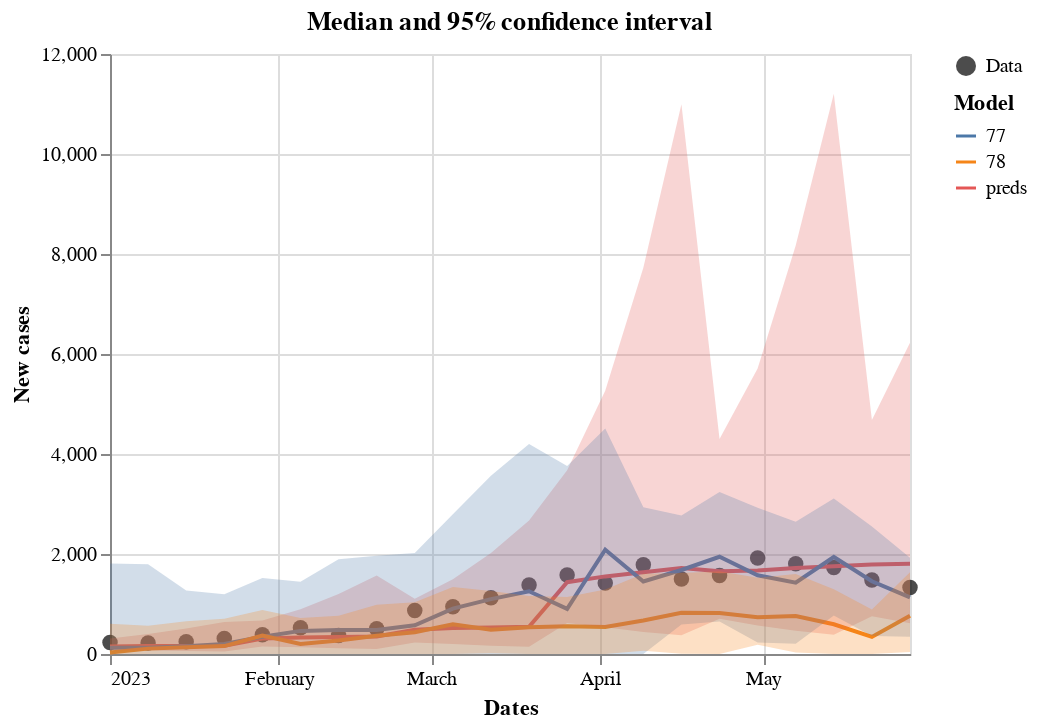

Write notebook code for a chart like this one.
### Code cell
score.plot_predictions()

### Figure 1 — Vega-Lite specification as saved in the notebook (floating-point values rounded to 4 significant figures)
{"config": {"view": {"continuousWidth": 300, "continuousHeight": 300}}, "layer": [{"data": {"name": "data-31ab3405ccd4240dcb0f02c0c71558b5"}, "mark": {"type": "circle", "size": 60}, "encoding": {"color": {"field": "legend", "legend": {"title": null}, "scale": {"range": ["black"]}, "type": "nominal"}, "x": {"field": "dates", "type": "temporal"}, "y": {"field": "casos", "type": "quantitative"}}}, {"data": {"name": "data-ef64e19ca91c48fb9101085891b3e2f1"}, "mark": {"type": "line"}, "encoding": {"color": {"field": "model", "legend": {"title": "Model"}, "type": "nominal"}, "x": {"field": "dates", "title": "Dates", "type": "temporal"}, "y": {"field": "preds", "title": "New cases", "type": "quantitative"}}, "title": "Median and 95% confidence interval"}, {"data": {"name": "data-ef64e19ca91c48fb9101085891b3e2f1"}, "mark": {"type": "area", "opacity": 0.25}, "encoding": {"color": {"field": "model", "legend": null, "type": "nominal"}, "x": {"field": "dates", "type": "temporal"}, "y": {"field": "lower", "type": "quantitative"}, "y2": {"field": "upper"}}, "title": "Median and 95% confidence interval"}, {"data": {"name": "data-ef64e19ca91c48fb9101085891b3e2f1"}, "mark": {"type": "point"}, "encoding": {"color": {"field": "model", "legend": null, "type": "nominal"}, "opacity": {"condition": {"param": "param_5", "value": 1, "empty": false}, "value": 0}, "x": {"field": "dates", "title": "Dates", "type": "temporal"}, "y": {"field": "preds", "title": "New cases", "type": "quantitative"}}, "title": "Median and 95% confidence interval"}, {"data": {"name": "data-3003528ff63cc0cd8f70d4efa1b6d02d"}, "mark": {"type": "rule", "color": "gray"}, "encoding": {"opacity": {"condition": {"param": "param_5", "value": 0.3, "empty": false}, "value": 0}, "tooltip": [{"field": "dates", "title": "Date", "type": "temporal"}, {"field": "preds", "format": ".0f", "type": "quantitative"}, {"field": "77", "format": ".0f", "type": "quantitative"}, {"field": "78", "format": ".0f", "type": "quantitative"}, {"field": "cases", "format": ".0f", "type": "quantitative"}], "x": {"field": "dates", "type": "temporal"}}, "name": "view_5", "transform": [{"pivot": "model", "value": "preds", "groupby": ["dates"]}]}], "height": 300, "params": [{"name": "param_5", "select": {"type": "point", "fields": ["dates"], "nearest": true, "on": "pointerover"}, "views": ["view_5"]}], "resolve": {"scale": {"color": "independent"}}, "width": 400, "$schema": "https://vega.github.io/schema/vega-lite/v5.17.0.json", "datasets": {"data-31ab3405ccd4240dcb0f02c0c71558b5": [{"dates": "2023-01-01T00:00:00", "casos": 230.0, "legend": "Data"}, {"dates": "2023-01-08T00:00:00", "casos": 218.0, "legend": "Data"}, {"dates": "2023-01-15T00:00:00", "casos": 246.0, "legend": "Data"}, {"dates": "2023-01-22T00:00:00", "casos": 312.0, "legend": "Data"}, {"dates": "2023-01-29T00:00:00", "casos": 383.0, "legend": "Data"}, {"dates": "2023-02-05T00:00:00", "casos": 525.0, "legend": "Data"}, {"dates": "2023-02-12T00:00:00", "casos": 372.0, "legend": "Data"}, {"dates": "2023-02-19T00:00:00", "casos": 507.0, "legend": "Data"}, {"dates": "2023-02-26T00:00:00", "casos": 870.0, "legend": "Data"}, {"dates": "2023-03-05T00:00:00", "casos": 945.0, "legend": "Data"}, {"dates": "2023-03-12T00:00:00", "casos": 1125.0, "legend": "Data"}, {"dates": "2023-03-19T00:00:00", "casos": 1382.0, "legend": "Data"}, {"dates": "2023-03-26T00:00:00", "casos": 1580.0, "legend": "Data"}, {"dates": "2023-04-02T00:00:00", "casos": 1420.0, "legend": "Data"}, {"dates": "2023-04-09T00:00:00", "casos": 1783.0, "legend": "Data"}, {"dates": "2023-04-16T00:00:00", "casos": 1502.0, "legend": "Data"}, {"dates": "2023-04-23T00:00:00", "casos": 1572.0, "legend": "Data"}, {"dates": "2023-04-30T00:00:00", "casos": 1919.0, "legend": "Data"}, {"dates": "2023-05-07T00:00:00", "casos": 1807.0, "legend": "Data"}, {"dates": "2023-05-14T00:00:00", "casos": 1731.0, "legend": "Data"}, {"dates": "2023-05-21T00:00:00", "casos": 1479.0, "legend": "Data"}, {"dates": "2023-05-28T00:00:00", "casos": 1328.0, "legend": "Data"}], "data-ef64e19ca91c48fb9101085891b3e2f1": [{"dates": "2023-01-01T00:00:00", "preds": 151.8, "lower": 78.8, "upper": 309.0, "data": 230.0, "model": "preds", "adm_2": null, "adm_1": null, "adm_0": null}, {"dates": "2023-01-08T00:00:00", "preds": 159.7, "lower": 69.93, "upper": 399.4, "data": 218.0, "model": "preds", "adm_2": null, "adm_1": null, "adm_0": null}, {"dates": "2023-01-15T00:00:00", "preds": 161.1, "lower": 58.62, "upper": 509.0, "data": 246.0, "model": "preds", "adm_2": null, "adm_1": null, "adm_0": null}, {"dates": "2023-01-22T00:00:00", "preds": 164.1, "lower": 50.91, "upper": 640.3, "data": 312.0, "model": "preds", "adm_2": null, "adm_1": null, "adm_0": null}, {"dates": "2023-01-29T00:00:00", "preds": 309.4, "lower": 152.1, "upper": 672.2, "data": 383.0, "model": "preds", "adm_2": null, "adm_1": null, "adm_0": null}, {"dates": "2023-02-05T00:00:00", "preds": 328.3, "lower": 134.1, "upper": 895.4, "data": 525.0, "model": "preds", "adm_2": null, "adm_1": null, "adm_0": null}, {"dates": "2023-02-12T00:00:00", "preds": 338.4, "lower": 112.8, "upper": 1198.0, "data": 372.0, "model": "preds", "adm_2": null, "adm_1": null, "adm_0": null}, {"dates": "2023-02-19T00:00:00", "preds": 349.5, "lower": 97.91, "upper": 1569.0, "data": 507.0, "model": "preds", "adm_2": null, "adm_1": null, "adm_0": null}, {"dates": "2023-02-26T00:00:00", "preds": 486.6, "lower": 230.6, "upper": 1105.0, "data": 870.0, "model": "preds", "adm_2": null, "adm_1": null, "adm_0": null}, {"dates": "2023-03-05T00:00:00", "preds": 517.7, "lower": 201.9, "upper": 1496.0, "data": 945.0, "model": "preds", "adm_2": null, "adm_1": null, "adm_0": null}, {"dates": "2023-03-12T00:00:00", "preds": 529.5, "lower": 167.2, "upper": 2018.0, "data": 1125.0, "model": "preds", "adm_2": null, "adm_1": null, "adm_0": null}, {"dates": "2023-03-19T00:00:00", "preds": 545.1, "lower": 143.4, "upper": 2672.0, "data": 1382.0, "model": "preds", "adm_2": null, "adm_1": null, "adm_0": null}, {"dates": "2023-03-26T00:00:00", "preds": 1437.0, "lower": 617.7, "upper": 3675.0, "data": 1580.0, "model": "preds", "adm_2": null, "adm_1": null, "adm_0": null}, {"dates": "2023-04-02T00:00:00", "preds": 1552.0, "lower": 534.7, "upper": 5267.0, "data": 1420.0, "model": "preds", "adm_2": null, "adm_1": null, "adm_0": null}, {"dates": "2023-04-09T00:00:00", "preds": 1636.0, "lower": 442.1, "upper": 7725.0, "data": 1783.0, "model": "preds", "adm_2": null, "adm_1": null, "adm_0": null}, {"dates": "2023-04-16T00:00:00", "preds": 1719.0, "lower": 376.9, "upper": 11000.0, "data": 1502.0, "model": "preds", "adm_2": null, "adm_1": null, "adm_0": null}, {"dates": "2023-04-23T00:00:00", "preds": 1657.0, "lower": 704.2, "upper": 4298.0, "data": 1572.0, "model": "preds", "adm_2": null, "adm_1": null, "adm_0": null}, {"dates": "2023-04-30T00:00:00", "preds": 1670.0, "lower": 571.9, "upper": 5709.0, "data": 1919.0, "model": "preds", "adm_2": null, "adm_1": null, "adm_0": null}, {"dates": "2023-05-07T00:00:00", "preds": 1722.0, "lower": 463.4, "upper": 8172.0, "data": 1807.0, "model": "preds", "adm_2": null, "adm_1": null, "adm_0": null}, {"dates": "2023-05-14T00:00:00", "preds": 1754.0, "lower": 384.9, "upper": 11210.0, "data": 1731.0, "model": "preds", "adm_2": null, "adm_1": null, "adm_0": null}, {"dates": "2023-05-21T00:00:00", "preds": 1792.0, "lower": 757.4, "upper": 4680.0, "data": 1479.0, "model": "preds", "adm_2": null, "adm_1": null, "adm_0": null}, {"dates": "2023-05-28T00:00:00", "preds": 1805.0, "lower": 614.0, "upper": 6225.0, "data": 1328.0, "model": "preds", "adm_2": null, "adm_1": null, "adm_0": null}, {"dates": "2023-01-01T00:00:00", "preds": 124.7, "lower": 0.0, "upper": 1810.0, "data": null, "model": "77", "adm_2": 3305000.0, "adm_1": "RJ", "adm_0": "BR"}, {"dates": "2023-01-08T00:00:00", "preds": 127.2, "lower": 0.0, "upper": 1794.0, "data": null, "model": "77", "adm_2": 3305000.0, "adm_1": "RJ", "adm_0": "BR"}, {"dates": "2023-01-15T00:00:00", "preds": 155.2, "lower": 0.0, "upper": 1269.0, "data": null, "model": "77", "adm_2": 3305000.0, "adm_1": "RJ", "adm_0": "BR"}, {"dates": "2023-01-22T00:00:00", "preds": 198.8, "lower": 0.0, "upper": 1195.0, "data": null, "model": "77", "adm_2": 3305000.0, "adm_1": "RJ", "adm_0": "BR"}, {"dates": "2023-01-29T00:00:00", "preds": 345.3, "lower": 0.0, "upper": 1518.0, "data": null, "model": "77", "adm_2": 3305000.0, "adm_1": "RJ", "adm_0": "BR"}, {"dates": "2023-02-05T00:00:00", "preds": 462.3, "lower": 0.0, "upper": 1445.0, "data": null, "model": "77", "adm_2": 3305000.0, "adm_1": "RJ", "adm_0": "BR"}, {"dates": "2023-02-12T00:00:00", "preds": 481.6, "lower": 0.0, "upper": 1894.0, "data": null, "model": "77", "adm_2": 3305000.0, "adm_1": "RJ", "adm_0": "BR"}, {"dates": "2023-02-19T00:00:00", "preds": 481.6, "lower": 0.0, "upper": 1966.0, "data": null, "model": "77", "adm_2": 3305000.0, "adm_1": "RJ", "adm_0": "BR"}, {"dates": "2023-02-26T00:00:00", "preds": 574.3, "lower": 0.0, "upper": 2020.0, "data": null, "model": "77", "adm_2": 3305000.0, "adm_1": "RJ", "adm_0": "BR"}, {"dates": "2023-03-05T00:00:00", "preds": 908.6, "lower": 0.0, "upper": 2794.0, "data": null, "model": "77", "adm_2": 3305000.0, "adm_1": "RJ", "adm_0": "BR"}, {"dates": "2023-03-12T00:00:00", "preds": 1098.0, "lower": 0.0, "upper": 3565.0, "data": null, "model": "77", "adm_2": 3305000.0, "adm_1": "RJ", "adm_0": "BR"}, {"dates": "2023-03-19T00:00:00", "preds": 1255.0, "lower": 0.0, "upper": 4202.0, "data": null, "model": "77", "adm_2": 3305000.0, "adm_1": "RJ", "adm_0": "BR"}, {"dates": "2023-03-26T00:00:00", "preds": 903.3, "lower": 0.0, "upper": 3761.0, "data": null, "model": "77", "adm_2": 3305000.0, "adm_1": "RJ", "adm_0": "BR"}, {"dates": "2023-04-02T00:00:00", "preds": 2085.0, "lower": 0.0, "upper": 4512.0, "data": null, "model": "77", "adm_2": 3305000.0, "adm_1": "RJ", "adm_0": "BR"}, {"dates": "2023-04-09T00:00:00", "preds": 1451.0, "lower": 0.0, "upper": 2937.0, "data": null, "model": "77", "adm_2": 3305000.0, "adm_1": "RJ", "adm_0": "BR"}, {"dates": "2023-04-16T00:00:00", "preds": 1680.0, "lower": 591.8, "upper": 2768.0, "data": null, "model": "77", "adm_2": 3305000.0, "adm_1": "RJ", "adm_0": "BR"}, {"dates": "2023-04-23T00:00:00", "preds": 1944.0, "lower": 650.1, "upper": 3239.0, "data": null, "model": "77", "adm_2": 3305000.0, "adm_1": "RJ", "adm_0": "BR"}, {"dates": "2023-04-30T00:00:00", "preds": 1575.0, "lower": 227.6, "upper": 2923.0, "data": null, "model": "77", "adm_2": 3305000.0, "adm_1": "RJ", "adm_0": "BR"}, {"dates": "2023-05-07T00:00:00", "preds": 1426.0, "lower": 206.8, "upper": 2646.0, "data": null, "model": "77", "adm_2": 3305000.0, "adm_1": "RJ", "adm_0": "BR"}, {"dates": "2023-05-14T00:00:00", "preds": 1940.0, "lower": 769.2, "upper": 3110.0, "data": null, "model": "77", "adm_2": 3305000.0, "adm_1": "RJ", "adm_0": "BR"}, {"dates": "2023-05-21T00:00:00", "preds": 1454.0, "lower": 359.8, "upper": 2549.0, "data": null, "model": "77", "adm_2": 3305000.0, "adm_1": "RJ", "adm_0": "BR"}, {"dates": "2023-05-28T00:00:00", "preds": 1134.0, "lower": 343.1, "upper": 1925.0, "data": null, "model": "77", "adm_2": 3305000.0, "adm_1": "RJ", "adm_0": "BR"}, {"dates": "2023-01-01T00:00:00", "preds": 28.92, "lower": 0.0, "upper": 602.8, "data": null, "model": "78", "adm_2": 3305000.0, "adm_1": "RJ", "adm_0": "BR"}, {"dates": "2023-01-08T00:00:00", "preds": 107.6, "lower": 0.0, "upper": 566.5, "data": null, "model": "78", "adm_2": 3305000.0, "adm_1": "RJ", "adm_0": "BR"}, {"dates": "2023-01-15T00:00:00", "preds": 136.0, "lower": 0.0, "upper": 654.7, "data": null, "model": "78", "adm_2": 3305000.0, "adm_1": "RJ", "adm_0": "BR"}, {"dates": "2023-01-22T00:00:00", "preds": 157.6, "lower": 0.0, "upper": 703.7, "data": null, "model": "78", "adm_2": 3305000.0, "adm_1": "RJ", "adm_0": "BR"}, {"dates": "2023-01-29T00:00:00", "preds": 370.8, "lower": 0.0, "upper": 879.5, "data": null, "model": "78", "adm_2": 3305000.0, "adm_1": "RJ", "adm_0": "BR"}, {"dates": "2023-02-05T00:00:00", "preds": 200.7, "lower": 0.0, "upper": 720.3, "data": null, "model": "78", "adm_2": 3305000.0, "adm_1": "RJ", "adm_0": "BR"}, {"dates": "2023-02-12T00:00:00", "preds": 270.5, "lower": 0.0, "upper": 766.1, "data": null, "model": "78", "adm_2": 3305000.0, "adm_1": "RJ", "adm_0": "BR"}, {"dates": "2023-02-19T00:00:00", "preds": 366.0, "lower": 0.0, "upper": 984.1, "data": null, "model": "78", "adm_2": 3305000.0, "adm_1": "RJ", "adm_0": "BR"}, {"dates": "2023-02-26T00:00:00", "preds": 434.2, "lower": 0.0, "upper": 1036.0, "data": null, "model": "78", "adm_2": 3305000.0, "adm_1": "RJ", "adm_0": "BR"}, {"dates": "2023-03-05T00:00:00", "preds": 593.1, "lower": 0.0, "upper": 1340.0, "data": null, "model": "78", "adm_2": 3305000.0, "adm_1": "RJ", "adm_0": "BR"}, {"dates": "2023-03-12T00:00:00", "preds": 486.8, "lower": 13.18, "upper": 1258.0, "data": null, "model": "78", "adm_2": 3305000.0, "adm_1": "RJ", "adm_0": "BR"}, {"dates": "2023-03-19T00:00:00", "preds": 534.4, "lower": 0.0, "upper": 1161.0, "data": null, "model": "78", "adm_2": 3305000.0, "adm_1": "RJ", "adm_0": "BR"}, {"dates": "2023-03-26T00:00:00", "preds": 555.0, "lower": 0.0, "upper": 1139.0, "data": null, "model": "78", "adm_2": 3305000.0, "adm_1": "RJ", "adm_0": "BR"}, {"dates": "2023-04-02T00:00:00", "preds": 540.6, "lower": 0.0, "upper": 1291.0, "data": null, "model": "78", "adm_2": 3305000.0, "adm_1": "RJ", "adm_0": "BR"}, {"dates": "2023-04-09T00:00:00", "preds": 670.6, "lower": 63.09, "upper": 1603.0, "data": null, "model": "78", "adm_2": 3305000.0, "adm_1": "RJ", "adm_0": "BR"}, {"dates": "2023-04-16T00:00:00", "preds": 823.2, "lower": 5.392, "upper": 1619.0, "data": null, "model": "78", "adm_2": 3305000.0, "adm_1": "RJ", "adm_0": "BR"}, {"dates": "2023-04-23T00:00:00", "preds": 821.3, "lower": 0.0, "upper": 1657.0, "data": null, "model": "78", "adm_2": 3305000.0, "adm_1": "RJ", "adm_0": "BR"}, {"dates": "2023-04-30T00:00:00", "preds": 736.0, "lower": 186.1, "upper": 1523.0, "data": null, "model": "78", "adm_2": 3305000.0, "adm_1": "RJ", "adm_0": "BR"}, {"dates": "2023-05-07T00:00:00", "preds": 760.4, "lower": 31.67, "upper": 1602.0, "data": null, "model": "78", "adm_2": 3305000.0, "adm_1": "RJ", "adm_0": "BR"}, {"dates": "2023-05-14T00:00:00", "preds": 593.9, "lower": 0.0, "upper": 1294.0, "data": null, "model": "78", "adm_2": 3305000.0, "adm_1": "RJ", "adm_0": "BR"}, {"dates": "2023-05-21T00:00:00", "preds": 341.6, "lower": 0.0, "upper": 890.2, "data": null, "model": "78", "adm_2": 3305000.0, "adm_1": "RJ", "adm_0": "BR"}, {"dates": "2023-05-28T00:00:00", "preds": 766.2, "lower": 41.88, "upper": 1633.0, "data": null, "model": "78", "adm_2": 3305000.0, "adm_1": "RJ", "adm_0": "BR"}], "data-3003528ff63cc0cd8f70d4efa1b6d02d": [{"dates": "2023-01-01T00:00:00", "preds": 151.8, "lower": 78.8, "upper": 309.0, "data": 230.0, "model": "preds", "adm_2": null, "adm_1": null, "adm_0": null, "legend": null}, {"dates": "2023-01-08T00:00:00", "preds": 159.7, "lower": 69.93, "upper": 399.4, "data": 218.0, "model": "preds", "adm_2": null, "adm_1": null, "adm_0": null, "legend": null}, {"dates": "2023-01-15T00:00:00", "preds": 161.1, "lower": 58.62, "upper": 509.0, "data": 246.0, "model": "preds", "adm_2": null, "adm_1": null, "adm_0": null, "legend": null}, {"dates": "2023-01-22T00:00:00", "preds": 164.1, "lower": 50.91, "upper": 640.3, "data": 312.0, "model": "preds", "adm_2": null, "adm_1": null, "adm_0": null, "legend": null}, {"dates": "2023-01-29T00:00:00", "preds": 309.4, "lower": 152.1, "upper": 672.2, "data": 383.0, "model": "preds", "adm_2": null, "adm_1": null, "adm_0": null, "legend": null}, {"dates": "2023-02-05T00:00:00", "preds": 328.3, "lower": 134.1, "upper": 895.4, "data": 525.0, "model": "preds", "adm_2": null, "adm_1": null, "adm_0": null, "legend": null}, {"dates": "2023-02-12T00:00:00", "preds": 338.4, "lower": 112.8, "upper": 1198.0, "data": 372.0, "model": "preds", "adm_2": null, "adm_1": null, "adm_0": null, "legend": null}, {"dates": "2023-02-19T00:00:00", "preds": 349.5, "lower": 97.91, "upper": 1569.0, "data": 507.0, "model": "preds", "adm_2": null, "adm_1": null, "adm_0": null, "legend": null}, {"dates": "2023-02-26T00:00:00", "preds": 486.6, "lower": 230.6, "upper": 1105.0, "data": 870.0, "model": "preds", "adm_2": null, "adm_1": null, "adm_0": null, "legend": null}, {"dates": "2023-03-05T00:00:00", "preds": 517.7, "lower": 201.9, "upper": 1496.0, "data": 945.0, "model": "preds", "adm_2": null, "adm_1": null, "adm_0": null, "legend": null}, {"dates": "2023-03-12T00:00:00", "preds": 529.5, "lower": 167.2, "upper": 2018.0, "data": 1125.0, "model": "preds", "adm_2": null, "adm_1": null, "adm_0": null, "legend": null}, {"dates": "2023-03-19T00:00:00", "preds": 545.1, "lower": 143.4, "upper": 2672.0, "data": 1382.0, "model": "preds", "adm_2": null, "adm_1": null, "adm_0": null, "legend": null}, {"dates": "2023-03-26T00:00:00", "preds": 1437.0, "lower": 617.7, "upper": 3675.0, "data": 1580.0, "model": "preds", "adm_2": null, "adm_1": null, "adm_0": null, "legend": null}, {"dates": "2023-04-02T00:00:00", "preds": 1552.0, "lower": 534.7, "upper": 5267.0, "data": 1420.0, "model": "preds", "adm_2": null, "adm_1": null, "adm_0": null, "legend": null}, {"dates": "2023-04-09T00:00:00", "preds": 1636.0, "lower": 442.1, "upper": 7725.0, "data": 1783.0, "model": "preds", "adm_2": null, "adm_1": null, "adm_0": null, "legend": null}, {"dates": "2023-04-16T00:00:00", "preds": 1719.0, "lower": 376.9, "upper": 11000.0, "data": 1502.0, "model": "preds", "adm_2": null, "adm_1": null, "adm_0": null, "legend": null}, {"dates": "2023-04-23T00:00:00", "preds": 1657.0, "lower": 704.2, "upper": 4298.0, "data": 1572.0, "model": "preds", "adm_2": null, "adm_1": null, "adm_0": null, "legend": null}, {"dates": "2023-04-30T00:00:00", "preds": 1670.0, "lower": 571.9, "upper": 5709.0, "data": 1919.0, "model": "preds", "adm_2": null, "adm_1": null, "adm_0": null, "legend": null}, {"dates": "2023-05-07T00:00:00", "preds": 1722.0, "lower": 463.4, "upper": 8172.0, "data": 1807.0, "model": "preds", "adm_2": null, "adm_1": null, "adm_0": null, "legend": null}, {"dates": "2023-05-14T00:00:00", "preds": 1754.0, "lower": 384.9, "upper": 11210.0, "data": 1731.0, "model": "preds", "adm_2": null, "adm_1": null, "adm_0": null, "legend": null}, {"dates": "2023-05-21T00:00:00", "preds": 1792.0, "lower": 757.4, "upper": 4680.0, "data": 1479.0, "model": "preds", "adm_2": null, "adm_1": null, "adm_0": null, "legend": null}, {"dates": "2023-05-28T00:00:00", "preds": 1805.0, "lower": 614.0, "upper": 6225.0, "data": 1328.0, "model": "preds", "adm_2": null, "adm_1": null, "adm_0": null, "legend": null}, {"dates": "2023-01-01T00:00:00", "preds": 124.7, "lower": 0.0, "upper": 1810.0, "data": null, "model": "77", "adm_2": 3305000.0, "adm_1": "RJ", "adm_0": "BR", "legend": null}, {"dates": "2023-01-08T00:00:00", "preds": 127.2, "lower": 0.0, "upper": 1794.0, "data": null, "model": "77", "adm_2": 3305000.0, "adm_1": "RJ", "adm_0": "BR", "legend": null}, {"dates": "2023-01-15T00:00:00", "preds": 155.2, "lower": 0.0, "upper": 1269.0, "data": null, "model": "77", "adm_2": 3305000.0, "adm_1": "RJ", "adm_0": "BR", "legend": null}, {"dates": "2023-01-22T00:00:00", "preds": 198.8, "lower": 0.0, "upper": 1195.0, "data": null, "model": "77", "adm_2": 3305000.0, "adm_1": "RJ", "adm_0": "BR", "legend": null}, {"dates": "2023-01-29T00:00:00", "preds": 345.3, "lower": 0.0, "upper": 1518.0, "data": null, "model": "77", "adm_2": 3305000.0, "adm_1": "RJ", "adm_0": "BR", "legend": null}, {"dates": "2023-02-05T00:00:00", "preds": 462.3, "lower": 0.0, "upper": 1445.0, "data": null, "model": "77", "adm_2": 3305000.0, "adm_1": "RJ", "adm_0": "BR", "legend": null}, {"dates": "2023-02-12T00:00:00", "preds": 481.6, "lower": 0.0, "upper": 1894.0, "data": null, "model": "77", "adm_2": 3305000.0, "adm_1": "RJ", "adm_0": "BR", "legend": null}, {"dates": "2023-02-19T00:00:00", "preds": 481.6, "lower": 0.0, "upper": 1966.0, "data": null, "model": "77", "adm_2": 3305000.0, "adm_1": "RJ", "adm_0": "BR", "legend": null}, {"dates": "2023-02-26T00:00:00", "preds": 574.3, "lower": 0.0, "upper": 2020.0, "data": null, "model": "77", "adm_2": 3305000.0, "adm_1": "RJ", "adm_0": "BR", "legend": null}, {"dates": "2023-03-05T00:00:00", "preds": 908.6, "lower": 0.0, "upper": 2794.0, "data": null, "model": "77", "adm_2": 3305000.0, "adm_1": "RJ", "adm_0": "BR", "legend": null}, {"dates": "2023-03-12T00:00:00", "preds": 1098.0, "lower": 0.0, "upper": 3565.0, "data": null, "model": "77", "adm_2": 3305000.0, "adm_1": "RJ", "adm_0": "BR", "legend": null}, {"dates": "2023-03-19T00:00:00", "preds": 1255.0, "lower": 0.0, "upper": 4202.0, "data": null, "model": "77", "adm_2": 3305000.0, "adm_1": "RJ", "adm_0": "BR", "legend": null}, {"dates": "2023-03-26T00:00:00", "preds": 903.3, "lower": 0.0, "upper": 3761.0, "data": null, "model": "77", "adm_2": 3305000.0, "adm_1": "RJ", "adm_0": "BR", "legend": null}, {"dates": "2023-04-02T00:00:00", "preds": 2085.0, "lower": 0.0, "upper": 4512.0, "data": null, "model": "77", "adm_2": 3305000.0, "adm_1": "RJ", "adm_0": "BR", "legend": null}, {"dates": "2023-04-09T00:00:00", "preds": 1451.0, "lower": 0.0, "upper": 2937.0, "data": null, "model": "77", "adm_2": 3305000.0, "adm_1": "RJ", "adm_0": "BR", "legend": null}, {"dates": "2023-04-16T00:00:00", "preds": 1680.0, "lower": 591.8, "upper": 2768.0, "data": null, "model": "77", "adm_2": 3305000.0, "adm_1": "RJ", "adm_0": "BR", "legend": null}, {"dates": "2023-04-23T00:00:00", "preds": 1944.0, "lower": 650.1, "upper": 3239.0, "data": null, "model": "77", "adm_2": 3305000.0, "adm_1": "RJ", "adm_0": "BR", "legend": null}, {"dates": "2023-04-30T00:00:00", "preds": 1575.0, "lower": 227.6, "upper": 2923.0, "data": null, "model": "77", "adm_2": 3305000.0, "adm_1": "RJ", "adm_0": "BR", "legend": null}, {"dates": "2023-05-07T00:00:00", "preds": 1426.0, "lower": 206.8, "upper": 2646.0, "data": null, "model": "77", "adm_2": 3305000.0, "adm_1": "RJ", "adm_0": "BR", "legend": null}, {"dates": "2023-05-14T00:00:00", "preds": 1940.0, "lower": 769.2, "upper": 3110.0, "data": null, "model": "77", "adm_2": 3305000.0, "adm_1": "RJ", "adm_0": "BR", "legend": null}, {"dates": "2023-05-21T00:00:00", "preds": 1454.0, "lower": 359.8, "upper": 2549.0, "data": null, "model": "77", "adm_2": 3305000.0, "adm_1": "RJ", "adm_0": "BR", "legend": null}, {"dates": "2023-05-28T00:00:00", "preds": 1134.0, "lower": 343.1, "upper": 1925.0, "data": null, "model": "77", "adm_2": 3305000.0, "adm_1": "RJ", "adm_0": "BR", "legend": null}, {"dates": "2023-01-01T00:00:00", "preds": 28.92, "lower": 0.0, "upper": 602.8, "data": null, "model": "78", "adm_2": 3305000.0, "adm_1": "RJ", "adm_0": "BR", "legend": null}, {"dates": "2023-01-08T00:00:00", "preds": 107.6, "lower": 0.0, "upper": 566.5, "data": null, "model": "78", "adm_2": 3305000.0, "adm_1": "RJ", "adm_0": "BR", "legend": null}, {"dates": "2023-01-15T00:00:00", "preds": 136.0, "lower": 0.0, "upper": 654.7, "data": null, "model": "78", "adm_2": 3305000.0, "adm_1": "RJ", "adm_0": "BR", "legend": null}, {"dates": "2023-01-22T00:00:00", "preds": 157.6, "lower": 0.0, "upper": 703.7, "data": null, "model": "78", "adm_2": 3305000.0, "adm_1": "RJ", "adm_0": "BR", "legend": null}, {"dates": "2023-01-29T00:00:00", "preds": 370.8, "lower": 0.0, "upper": 879.5, "data": null, "model": "78", "adm_2": 3305000.0, "adm_1": "RJ", "adm_0": "BR", "legend": null}, {"dates": "2023-02-05T00:00:00", "preds": 200.7, "lower": 0.0, "upper": 720.3, "data": null, "model": "78", "adm_2": 3305000.0, "adm_1": "RJ", "adm_0": "BR", "legend": null}, {"dates": "2023-02-12T00:00:00", "preds": 270.5, "lower": 0.0, "upper": 766.1, "data": null, "model": "78", "adm_2": 3305000.0, "adm_1": "RJ", "adm_0": "BR", "legend": null}, {"dates": "2023-02-19T00:00:00", "preds": 366.0, "lower": 0.0, "upper": 984.1, "data": null, "model": "78", "adm_2": 3305000.0, "adm_1": "RJ", "adm_0": "BR", "legend": null}, {"dates": "2023-02-26T00:00:00", "preds": 434.2, "lower": 0.0, "upper": 1036.0, "data": null, "model": "78", "adm_2": 3305000.0, "adm_1": "RJ", "adm_0": "BR", "legend": null}, {"dates": "2023-03-05T00:00:00", "preds": 593.1, "lower": 0.0, "upper": 1340.0, "data": null, "model": "78", "adm_2": 3305000.0, "adm_1": "RJ", "adm_0": "BR", "legend": null}, {"dates": "2023-03-12T00:00:00", "preds": 486.8, "lower": 13.18, "upper": 1258.0, "data": null, "model": "78", "adm_2": 3305000.0, "adm_1": "RJ", "adm_0": "BR", "legend": null}, {"dates": "2023-03-19T00:00:00", "preds": 534.4, "lower": 0.0, "upper": 1161.0, "data": null, "model": "78", "adm_2": 3305000.0, "adm_1": "RJ", "adm_0": "BR", "legend": null}, {"dates": "2023-03-26T00:00:00", "preds": 555.0, "lower": 0.0, "upper": 1139.0, "data": null, "model": "78", "adm_2": 3305000.0, "adm_1": "RJ", "adm_0": "BR", "legend": null}, {"dates": "2023-04-02T00:00:00", "preds": 540.6, "lower": 0.0, "upper": 1291.0, "data": null, "model": "78", "adm_2": 3305000.0, "adm_1": "RJ", "adm_0": "BR", "legend": null}, {"dates": "2023-04-09T00:00:00", "preds": 670.6, "lower": 63.09, "upper": 1603.0, "data": null, "model": "78", "adm_2": 3305000.0, "adm_1": "RJ", "adm_0": "BR", "legend": null}, {"dates": "2023-04-16T00:00:00", "preds": 823.2, "lower": 5.392, "upper": 1619.0, "data": null, "model": "78", "adm_2": 3305000.0, "adm_1": "RJ", "adm_0": "BR", "legend": null}, {"dates": "2023-04-23T00:00:00", "preds": 821.3, "lower": 0.0, "upper": 1657.0, "data": null, "model": "78", "adm_2": 3305000.0, "adm_1": "RJ", "adm_0": "BR", "legend": null}, {"dates": "2023-04-30T00:00:00", "preds": 736.0, "lower": 186.1, "upper": 1523.0, "data": null, "model": "78", "adm_2": 3305000.0, "adm_1": "RJ", "adm_0": "BR", "legend": null}, {"dates": "2023-05-07T00:00:00", "preds": 760.4, "lower": 31.67, "upper": 1602.0, "data": null, "model": "78", "adm_2": 3305000.0, "adm_1": "RJ", "adm_0": "BR", "legend": null}, {"dates": "2023-05-14T00:00:00", "preds": 593.9, "lower": 0.0, "upper": 1294.0, "data": null, "model": "78", "adm_2": 3305000.0, "adm_1": "RJ", "adm_0": "BR", "legend": null}, {"dates": "2023-05-21T00:00:00", "preds": 341.6, "lower": 0.0, "upper": 890.2, "data": null, "model": "78", "adm_2": 3305000.0, "adm_1": "RJ", "adm_0": "BR", "legend": null}, {"dates": "2023-05-28T00:00:00", "preds": 766.2, "lower": 41.88, "upper": 1633.0, "data": null, "model": "78", "adm_2": 3305000.0, "adm_1": "RJ", "adm_0": "BR", "legend": null}, {"dates": "2023-01-01T00:00:00", "preds": 230.0, "lower": null, "upper": null, "data": null, "model": "cases", "adm_2": null, "adm_1": null, "adm_0": null, "legend": "Data"}, {"dates": "2023-01-08T00:00:00", "preds": 218.0, "lower": null, "upper": null, "data": null, "model": "cases", "adm_2": null, "adm_1": null, "adm_0": null, "legend": "Data"}, {"dates": "2023-01-15T00:00:00", "preds": 246.0, "lower": null, "upper": null, "data": null, "model": "cases", "adm_2": null, "adm_1": null, "adm_0": null, "legend": "Data"}, {"dates": "2023-01-22T00:00:00", "preds": 312.0, "lower": null, "upper": null, "data": null, "model": "cases", "adm_2": null, "adm_1": null, "adm_0": null, "legend": "Data"}, {"dates": "2023-01-29T00:00:00", "preds": 383.0, "lower": null, "upper": null, "data": null, "model": "cases", "adm_2": null, "adm_1": null, "adm_0": null, "legend": "Data"}, {"dates": "2023-02-05T00:00:00", "preds": 525.0, "lower": null, "upper": null, "data": null, "model": "cases", "adm_2": null, "adm_1": null, "adm_0": null, "legend": "Data"}, {"dates": "2023-02-12T00:00:00", "preds": 372.0, "lower": null, "upper": null, "data": null, "model": "cases", "adm_2": null, "adm_1": null, "adm_0": null, "legend": "Data"}, {"dates": "2023-02-19T00:00:00", "preds": 507.0, "lower": null, "upper": null, "data": null, "model": "cases", "adm_2": null, "adm_1": null, "adm_0": null, "legend": "Data"}, {"dates": "2023-02-26T00:00:00", "preds": 870.0, "lower": null, "upper": null, "data": null, "model": "cases", "adm_2": null, "adm_1": null, "adm_0": null, "legend": "Data"}, {"dates": "2023-03-05T00:00:00", "preds": 945.0, "lower": null, "upper": null, "data": null, "model": "cases", "adm_2": null, "adm_1": null, "adm_0": null, "legend": "Data"}, {"dates": "2023-03-12T00:00:00", "preds": 1125.0, "lower": null, "upper": null, "data": null, "model": "cases", "adm_2": null, "adm_1": null, "adm_0": null, "legend": "Data"}, {"dates": "2023-03-19T00:00:00", "preds": 1382.0, "lower": null, "upper": null, "data": null, "model": "cases", "adm_2": null, "adm_1": null, "adm_0": null, "legend": "Data"}, {"dates": "2023-03-26T00:00:00", "preds": 1580.0, "lower": null, "upper": null, "data": null, "model": "cases", "adm_2": null, "adm_1": null, "adm_0": null, "legend": "Data"}, {"dates": "2023-04-02T00:00:00", "preds": 1420.0, "lower": null, "upper": null, "data": null, "model": "cases", "adm_2": null, "adm_1": null, "adm_0": null, "legend": "Data"}, {"dates": "2023-04-09T00:00:00", "preds": 1783.0, "lower": null, "upper": null, "data": null, "model": "cases", "adm_2": null, "adm_1": null, "adm_0": null, "legend": "Data"}, {"dates": "2023-04-16T00:00:00", "preds": 1502.0, "lower": null, "upper": null, "data": null, "model": "cases", "adm_2": null, "adm_1": null, "adm_0": null, "legend": "Data"}, {"dates": "2023-04-23T00:00:00", "preds": 1572.0, "lower": null, "upper": null, "data": null, "model": "cases", "adm_2": null, "adm_1": null, "adm_0": null, "legend": "Data"}, {"dates": "2023-04-30T00:00:00", "preds": 1919.0, "lower": null, "upper": null, "data": null, "model": "cases", "adm_2": null, "adm_1": null, "adm_0": null, "legend": "Data"}, {"dates": "2023-05-07T00:00:00", "preds": 1807.0, "lower": null, "upper": null, "data": null, "model": "cases", "adm_2": null, "adm_1": null, "adm_0": null, "legend": "Data"}, {"dates": "2023-05-14T00:00:00", "preds": 1731.0, "lower": null, "upper": null, "data": null, "model": "cases", "adm_2": null, "adm_1": null, "adm_0": null, "legend": "Data"}, {"dates": "2023-05-21T00:00:00", "preds": 1479.0, "lower": null, "upper": null, "data": null, "model": "cases", "adm_2": null, "adm_1": null, "adm_0": null, "legend": "Data"}, {"dates": "2023-05-28T00:00:00", "preds": 1328.0, "lower": null, "upper": null, "data": null, "model": "cases", "adm_2": null, "adm_1": null, "adm_0": null, "legend": "Data"}]}}
